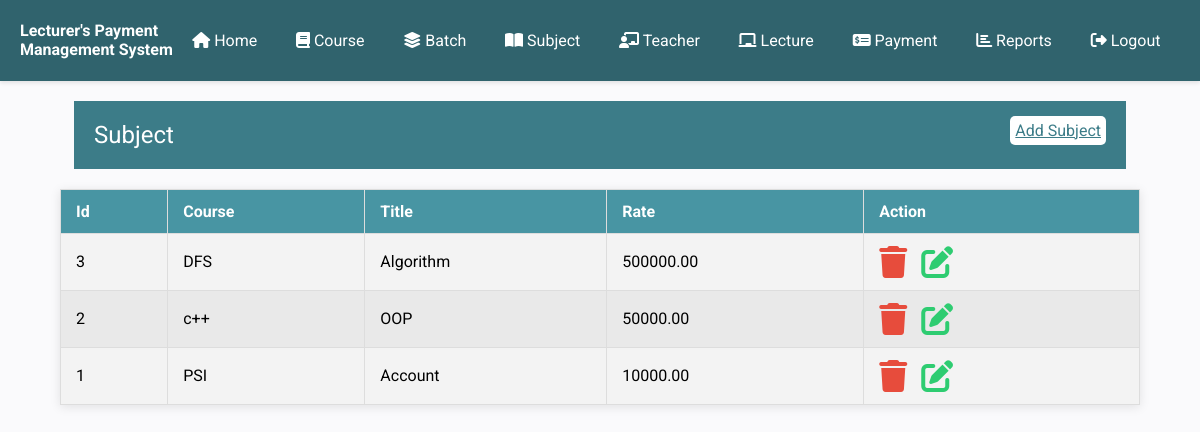
Screenshot of /subject.php (signed in) with the database file from the repository.
### tables this page shows
CREATE TABLE IF NOT EXISTS `subject` (
  `id` int(11) NOT NULL AUTO_INCREMENT,
  `courseid` int(11) NOT NULL,
  `title` varchar(255) NOT NULL,
  `rate` decimal(10,2) NOT NULL,
  `isdeleted` int(1) NOT NULL DEFAULT '0',
  PRIMARY KEY (`id`)
);

CREATE TABLE IF NOT EXISTS `course` (
  `id` int(11) NOT NULL AUTO_INCREMENT,
  `title` varchar(255) NOT NULL,
  `fees` decimal(10,2) NOT NULL,
  `duration` varchar(50) DEFAULT NULL,
  `description` text,
  `isdeleted` int(1) NOT NULL DEFAULT '0',
  PRIMARY KEY (`id`)
);

### subject.php (the view, shortened to what this page needs)
<?php
    require_once('inc/header-part.php');
    require_once('inc/connection.php');
?>
</head>
<body>
    <?php
        require_once('inc/menu.php');
    ?>
    <div class="heading">
        <div>
            <span>Subject</span>
            <span><a href="add_subject.php">Add Subject</a></span>
        </div>
    </div>
    <div class="container">
        <table align="center" class="data">
            <thead>
                <tr>
                    <th>Id</th>
                    <th>Course</th>
                    <th>Title</th>
                    <th>Rate</th>
                    <th while='10%'>Action</th>
                </tr>
            </thead>
            <tbody>
                <?php
                    $sql = "select s.*,c.title as course from subject s,course c where s.isdeleted=0 and courseid=c.id order by s.id desc";
                    $cmd = $db->prepare($sql);
                    $cmd->execute();
                    $table = $cmd->fetchAll();
                    foreach($table as $row)
                    {
                ?>
            <tr>
                <td><?= $row['id'] ?></td>
                <td><?= $row['course'] ?></td>
                <td><?= $row['title'] ?></td>
                <td><?= $row['rate'] ?></td>
                <td>
                    <a title='delete course' class='delete'><i class="fa fa-trash fa-2x"></i></a>
                    <a href=""><i class="fa fa-edit fa-2x"></i></a>
                </td>
                </tr>
                <?php } ?>
            </tbody>
        </table>
    </div>
</body>

### style.css (style rules this page uses)
body { font-family: 'Roboto', sans-serif; background-color: #fafafc; margin: 0; padding: 0; }
table { width: 90%; border-collapse: collapse; margin: 20px auto; box-shadow: 0 2px 10px rgba(0, 0, 0, 0.1); background-color: #fff; }
table thead tr { background-color: #4895a3; color: #ffffff; text-align: left; }
table th, table td { padding: 12px 15px; border: 1px solid #dddddd; }
table tbody tr:nth-child(odd) { background-color: #f3f3f3; }
table tbody tr:nth-child(even) { background-color: #e9e9e9; }
table a { color: #34dbc5; text-decoration: none; margin-right: 10px; }
.container { width: 100%; max-width: 1200px; margin: 0 auto; }
.fa-edit { color: #2ecc71; }
.fa-trash { color: #e74c3c; }
.heading { width: 86%; margin: auto; background-color: #3c7c88; margin-bottom: 20px; margin-top: 20px; padding: 10px; color: white; }
.heading>div { display: flex; justify-content: space-between; }
.heading>div>span>a { background-color: white; padding: 5px; border-radius: 5px; color: #3c7c88; }
.heading>* { padding: 10px; }
.heading>div>span:first-child { font-size: 1.5rem; }

### rows the page displays
subject: id "3", courseid.title "DFS", title "Algorithm", rate "500000.00"
subject: id "2", courseid.title "c++", title "OOP", rate "50000.00"
subject: id "1", courseid.title "PSI", title "Account", rate "10000.00"
